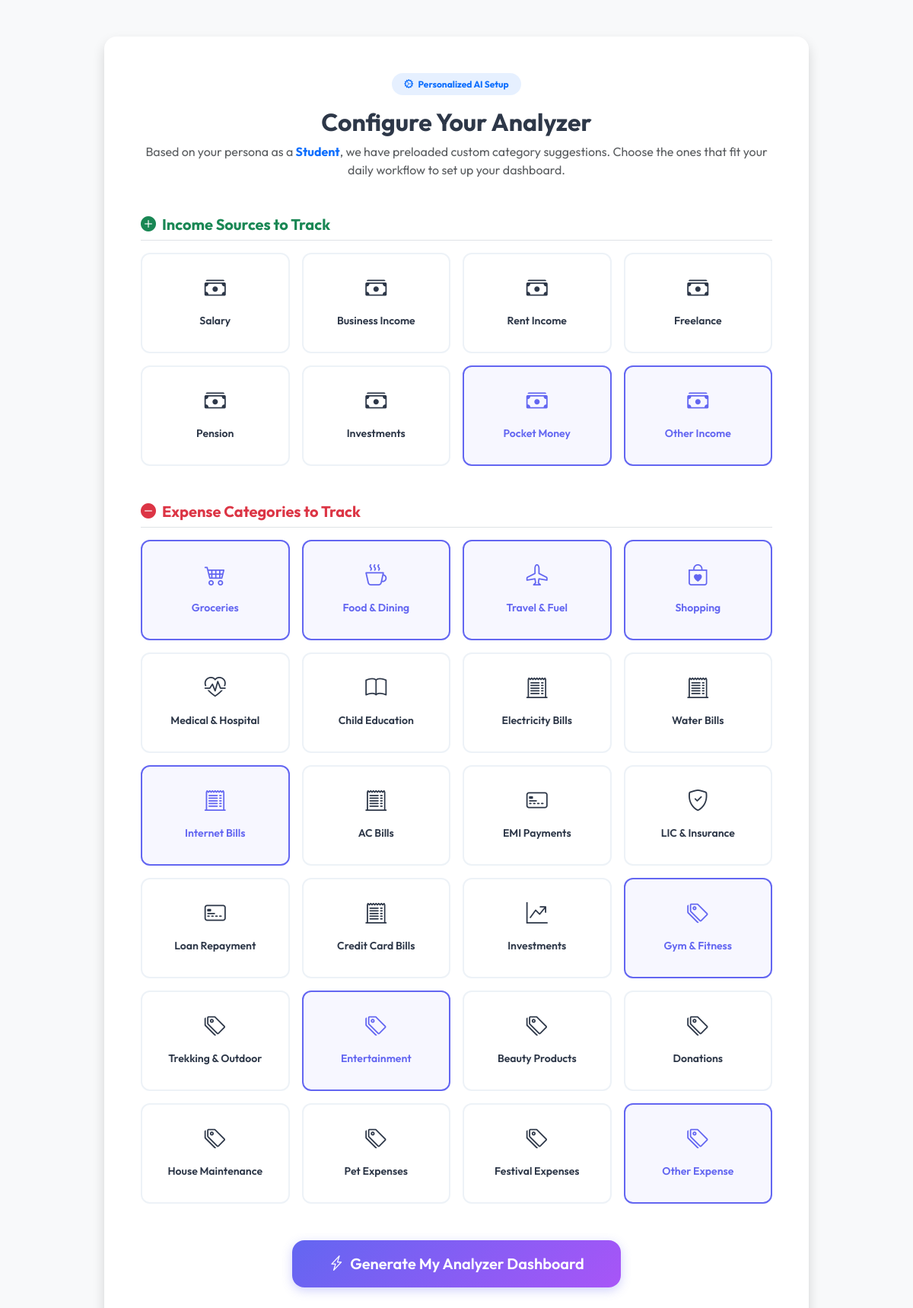
The page /onboarding (signed in) on the database its author committed.
### tables this page shows
CREATE TABLE users (
    id INTEGER PRIMARY KEY AUTOINCREMENT,
    username TEXT UNIQUE NOT NULL,
    email TEXT UNIQUE NOT NULL,
    password_hash TEXT NOT NULL,
    persona TEXT NOT NULL CHECK(persona IN ('Student', 'Employee', 'Doctor', 'Business Owner', 'Housewife', 'Middle-Class Family', 'Lower-Income User', 'Other')),
    monthly_budget REAL DEFAULT 0.0,
    created_at TIMESTAMP DEFAULT CURRENT_TIMESTAMP
);

CREATE TABLE categories (
    id INTEGER PRIMARY KEY AUTOINCREMENT,
    name TEXT NOT NULL,
    type TEXT NOT NULL CHECK(type IN ('income', 'expense')),
    is_custom INTEGER DEFAULT 0 CHECK(is_custom IN (0, 1)),
    created_by INTEGER,
    FOREIGN KEY(created_by) REFERENCES users(id) ON DELETE CASCADE
);

### main.py (the view)
@app.get("/onboarding", response_class=HTMLResponse)
async def onboarding_page(request: Request):
    user = get_session_user(request)
    if not user:
        return RedirectResponse(url="/login", status_code=303)
    system_categories = database.get_all_system_categories()
    income_cats = [cat for cat in system_categories if cat["type"] == "income"]
    expense_cats = [cat for cat in system_categories if cat["type"] == "expense"]
    recommended = Config.PERSONA_RECOMMENDATIONS.get(user["persona"], [])
    return templates.TemplateResponse(
        request=request,
        name="onboarding.html",
        context={
            "user": user,
            "income_cats": income_cats,
            "expense_cats": expense_cats,
            "recommended": recommended
        }
    )

### templates/onboarding.html (shortened to what this page needs)
<!DOCTYPE html>
<html lang="en">
<head>
    <link href="https://cdn.jsdelivr.net/npm/bootstrap@5.3.0/dist/css/bootstrap.min.css" rel="stylesheet">
    <link rel="stylesheet" href="https://cdn.jsdelivr.net/npm/bootstrap-icons@1.10.5/font/bootstrap-icons.css">
    <link rel="stylesheet" href="/static/css/style.css">
</head>
<body class="bg-light">
    <div class="container py-5">
        <div class="row justify-content-center">
            <div class="col-lg-10">
                <div class="glass-card shadow border-0 p-5">
                    <div class="text-center mb-5">
                        <span class="badge bg-primary bg-opacity-10 text-primary px-3 py-2 rounded-pill mb-3 fw-bold"><i class="bi bi-gear-wide-connected me-1"></i> Personalized AI Setup</span>
                        <h2 class="fw-bold">Configure Your Analyzer</h2>
                        <p class="text-muted">Based on your persona as a <strong class="text-primary">{{ user.persona }}</strong>, we have preloaded custom category suggestions. Choose the ones that fit your daily workflow to set up your dashboard.</p>
                    </div>
                    <form action="/onboarding" method="POST" id="onboardingForm">
                        <h5 class="fw-bold mb-3 border-bottom pb-2 text-success"><i class="bi bi-plus-circle-fill me-2"></i>Income Sources to Track</h5>
                        <div class="row row-cols-2 row-cols-md-4 g-3 mb-5">
                            {% for cat in income_cats %}
                            <div class="col">
                                <label class="category-tile w-100 h-100 {% if cat.name in recommended %}active-selected{% endif %}" id="tile_{{ cat.id }}">
                                    <div class="tile-content text-center py-2">
                                        <i class="bi bi-cash-stack fs-3 d-block mb-2"></i>
                                        <span class="small fw-semibold">{{ cat.name }}</span>
                                    </div>
                                </label>
                            </div>
                            {% endfor %}
                        </div>
                        <h5 class="fw-bold mb-3 border-bottom pb-2 text-danger"><i class="bi bi-dash-circle-fill me-2"></i>Expense Categories to Track</h5>
                        <div class="row row-cols-2 row-cols-md-4 g-3 mb-5">
                            {% for cat in expense_cats %}
                            <div class="col">
                                <label class="category-tile w-100 h-100 {% if cat.name in recommended %}active-selected{% endif %}" id="tile_{{ cat.id }}">
                                    <div class="tile-content text-center py-2">
                                        {% if 'Groceries' in cat.name %}<i class="bi bi-cart4 fs-3 d-block mb-2"></i>
                                        {% elif 'Food' in cat.name %}<i class="bi bi-cup-hot fs-3 d-block mb-2"></i>
                                        {% elif 'Travel' in cat.name %}<i class="bi bi-airplane fs-3 d-block mb-2"></i>
                                        {% elif 'Shopping' in cat.name %}<i class="bi bi-bag-heart fs-3 d-block mb-2"></i>
                                        {% elif 'Medical' in cat.name or 'Hospital' in cat.name %}<i class="bi bi-heart-pulse fs-3 d-block mb-2"></i>
                                        {% elif 'Education' in cat.name %}<i class="bi bi-book fs-3 d-block mb-2"></i>
                                        {% elif 'Bills' in cat.name %}<i class="bi bi-receipt-cutoff fs-3 d-block mb-2"></i>
                                        {% elif 'EMI' in cat.name or 'Loan' in cat.name %}<i class="bi bi-credit-card-2-front fs-3 d-block mb-2"></i>
                                        {% elif 'Insurance' in cat.name or 'LIC' in cat.name %}<i class="bi bi-shield-check fs-3 d-block mb-2"></i>
                                        {% elif 'Investments' in cat.name %}<i class="bi bi-graph-up-arrow fs-3 d-block mb-2"></i>
                                        {% else %}<i class="bi bi-tags fs-3 d-block mb-2"></i>{% endif %}
                                        <span class="small fw-semibold">{{ cat.name }}</span>
                                    </div>
                                </label>
                            </div>
                            {% endfor %}
                        </div>
                        <div class="text-center mt-4">
                            <button type="submit" class="btn btn-primary-gradient px-5 py-3 fs-5 rounded-4"><i class="bi bi-lightning-charge me-2"></i>Generate My Analyzer Dashboard</button>
                        </div>
                    </form>
                </div>
            </div>
        </div>
    </div>
</body>
</html>

### static/css/style.css (style rules this page uses)
:root { --bg-primary: #f5f6fa; --bg-secondary: #ffffff; --text-primary: #2d3748; --text-secondary: #718096; --border-color: #edf2f7; --primary-color: #6366f1; --primary-hover: #4f46e5; --primary-gradient: linear-gradient(135deg, #6366f1 0%, #a855f7 100%); --accent-color: #f43f5e; --success-color: #10b981; --warning-color: #f59e0b; --sidebar-bg: #111827; --sidebar-text: #9ca3af; --sidebar-active-text: #ffffff; --sidebar-active-bg: rgba(99, 102, 241, 0.15); --card-shadow: 0 10px 25px -5px rgba(0, 0, 0, 0.05), 0 8px 10px -6px rgba(0, 0, 0, 0.05); --glass-bg: rgba(255, 255, 255, 0.85); --glass-border: rgba(255, 255, 255, 0.5); --card-radius: 16px; --font-sans: 'Outfit', -apple-system, BlinkMacSystemFont, "Segoe UI", Roboto, sans-serif; }
* { margin: 0; padding: 0; box-sizing: border-box; font-family: var(--font-sans); transition: background-color 0.3s ease, border-color 0.3s ease, color 0.15s ease; }
body { background-color: var(--bg-primary); color: var(--text-primary); overflow-x: hidden; min-height: 100vh; }
.glass-card { background: var(--bg-secondary); border: 1px solid var(--border-color); border-radius: var(--card-radius); box-shadow: var(--card-shadow); padding: 24px; margin-bottom: 24px; position: relative; overflow: hidden; }
.category-tile { border: 2px solid var(--border-color); border-radius: 12px; padding: 16px; cursor: pointer; text-align: center; position: relative; overflow: hidden; height: 100%; }
.category-tile input:checked ~ .tile-content { color: var(--primary-color); }
.category-tile.active-selected { border-color: var(--primary-color); background-color: rgba(99, 102, 241, 0.05); }
.btn-primary-gradient { background: var(--primary-gradient); border: none; color: white; font-weight: 600; padding: 10px 24px; border-radius: 12px; box-shadow: 0 4px 14px rgba(99, 102, 241, 0.3); }

### rows shown on the page
users: persona "Student"
categories: name "Salary"
categories: name "Business Income"
categories: name "Rent Income"
categories: name "Freelance"
categories: name "Pension"
categories: name "Investments"
categories: name "Pocket Money"
categories: name "Other Income"
categories: name "Groceries"
categories: name "Food & Dining"
categories: name "Travel & Fuel"
categories: name "Shopping"
categories: name "Medical & Hospital"
categories: name "Child Education"
categories: name "Electricity Bills"
categories: name "Water Bills"
categories: name "Internet Bills"
categories: name "AC Bills"
categories: name "EMI Payments"
categories: name "LIC & Insurance"
categories: name "Loan Repayment"
categories: name "Credit Card Bills"
categories: name "Investments"
categories: name "Gym & Fitness"
categories: name "Trekking & Outdoor"
categories: name "Entertainment"
categories: name "Beauty Products"
categories: name "Donations"
categories: name "House Maintenance"
categories: name "Pet Expenses"
categories: name "Festival Expenses"
categories: name "Other Expense"
